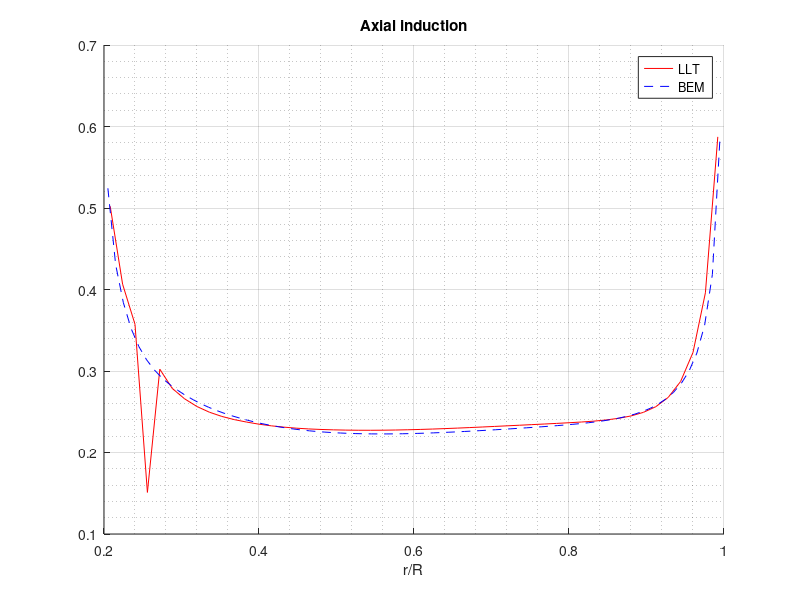
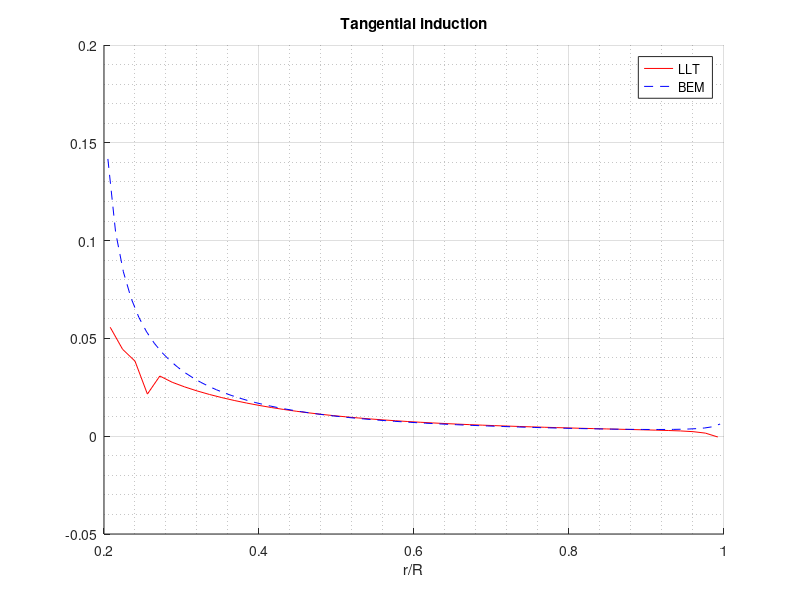
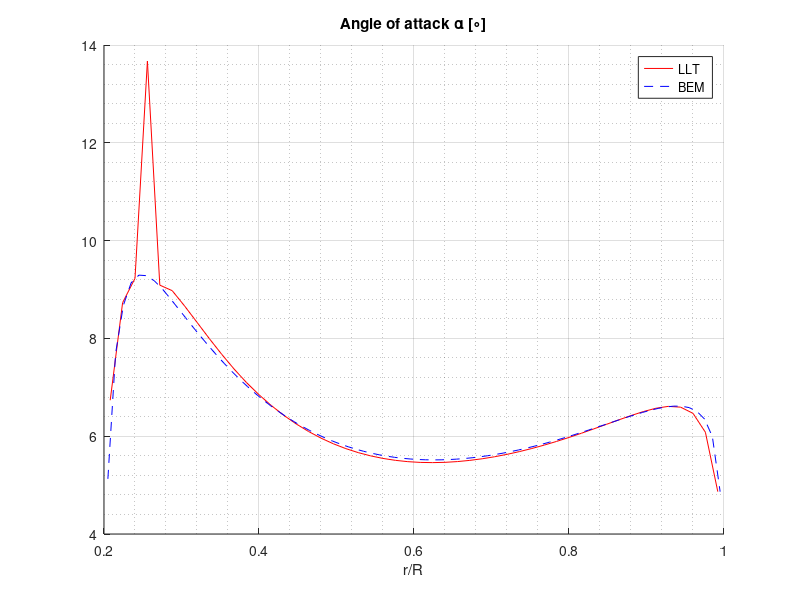
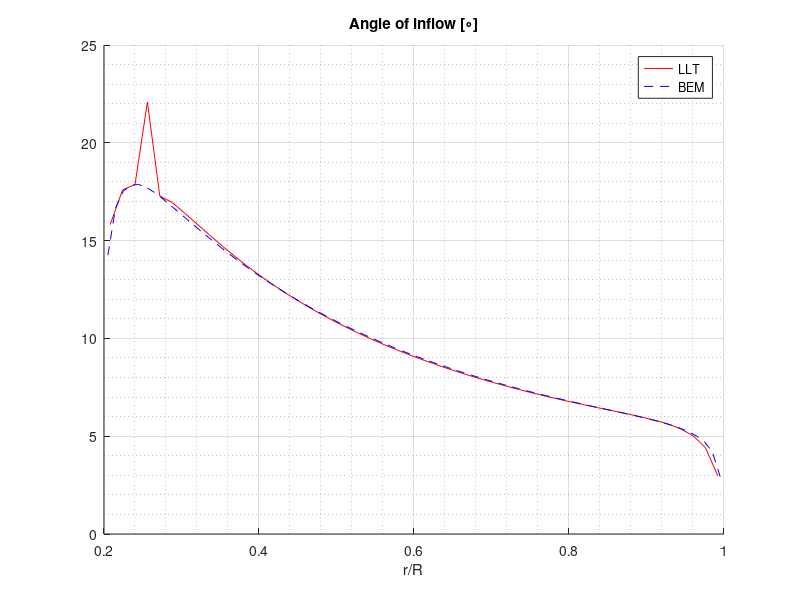

These figures' MATLAB source, in order:
%% plotting BEM vs LLT
clc
clear all
close all

windvel = [10,0,0];
TSR=8;
Radius=50;
Omega=norm(windvel)*TSR/Radius;
NBlades=3;

load('results_llt.mat')
llt_N = length(results_llt)/NBlades;
load('results_bem.mat');
bem_N = length(results_bem);

colors = ['r'; 'b'; 'g'; 'm'; 'y']; % define color scheme, more colors need to be added for larger analysis
% change inflow angle from rad to degrees
results_bem(:,9) = rad2deg(results_bem(:,9));
results_llt(:,9) = rad2deg(results_llt(:,9));
% non-dimensionalize circulation - only for llt!
results_llt(:,7) = results_llt(:,7)/(pi*norm(windvel)^2/(NBlades*Omega));

%% a
figure()
hold on
plot(results_llt(1:llt_N,1), results_llt(1:llt_N,2), '-', 'Color', colors(1), 'DisplayName',sprintf('LLT'))
plot(results_bem(:,1), results_bem(:,2), '--', 'Color', colors(2), 'DisplayName',sprintf('BEM'))
title('Axial induction')
grid on
grid minor
xlabel('r/R')
legend show
hold off

%% a'
figure()
hold on
plot(results_llt(1:llt_N,1), results_llt(1:llt_N,3), '-', 'Color', colors(1), 'DisplayName',sprintf('LLT'))
plot(results_bem(:,1), results_bem(:,3), '--', 'Color', colors(2), 'DisplayName',sprintf('BEM'))
title('Tangential induction')
grid on
grid minor
xlabel('r/R')
legend show
hold off

%% alpha
figure()
hold on
plot(results_llt(1:llt_N,1), results_llt(1:llt_N,8), '-', 'Color', colors(1), 'DisplayName',sprintf('LLT'))
plot(results_bem(:,1), results_bem(:,8), '--', 'Color', colors(2), 'DisplayName',sprintf('BEM'))
title('Angle of attack \alpha [\circ]')
grid on
grid minor
xlabel('r/R')
legend show
hold off

%% inflow
figure()
hold on
plot(results_llt(1:llt_N,1), results_llt(1:llt_N,9), '-', 'Color', colors(1), 'DisplayName',sprintf('LLT'))
plot(results_bem(:,1), results_bem(:,9), '--', 'Color', colors(2), 'DisplayName',sprintf('BEM'))
title('Angle of inflow [\circ]')
grid on
grid minor
xlabel('r/R')
legend show
hold off

%% CT
figure()
hold on
plot(results_llt(1:llt_N,1), results_llt(1:llt_N,4), '-', 'Color', colors(1), 'DisplayName',sprintf('LLT'))
plot(results_bem(:,1), results_bem(:,4), '--', 'Color', colors(2), 'DisplayName',sprintf('BEM'))
title('C_T')
grid on
grid minor
xlabel('r/R')
legend show
hold off

%% CP
figure()
hold on
plot(results_llt(1:llt_N,1), results_llt(1:llt_N,5), '-', 'Color', colors(1), 'DisplayName',sprintf('LLT'))
plot(results_bem(:,1), results_bem(:,5), '--', 'Color', colors(2), 'DisplayName',sprintf('BEM'))
title('C_P')
grid on
grid minor
xlabel('r/R')
legend show
hold off

%% CQ
figure()
hold on
plot(results_llt(1:llt_N,1), results_llt(1:llt_N,6), '-', 'Color', colors(1), 'DisplayName',sprintf('LLT'))
plot(results_bem(:,1), results_bem(:,6), '--', 'Color', colors(2), 'DisplayName',sprintf('BEM'))
title('C_Q')
grid on
grid minor
xlabel('r/R')
legend show
hold off

%% CN

%% Circulation
figure()
hold on
plot(results_llt(1:llt_N,1), results_llt(1:llt_N,7), '-', 'Color', colors(1), 'DisplayName',sprintf('LLT'))
plot(results_bem(:,1), results_bem(:,7), '--', 'Color', colors(2), 'DisplayName',sprintf('BEM'))
title('Circulation distribution (non-dimensionalized by \pi U_\infty^2 / \Omega N_{blades})')
grid on
grid minor
xlabel('r/R')
legend show
hold off